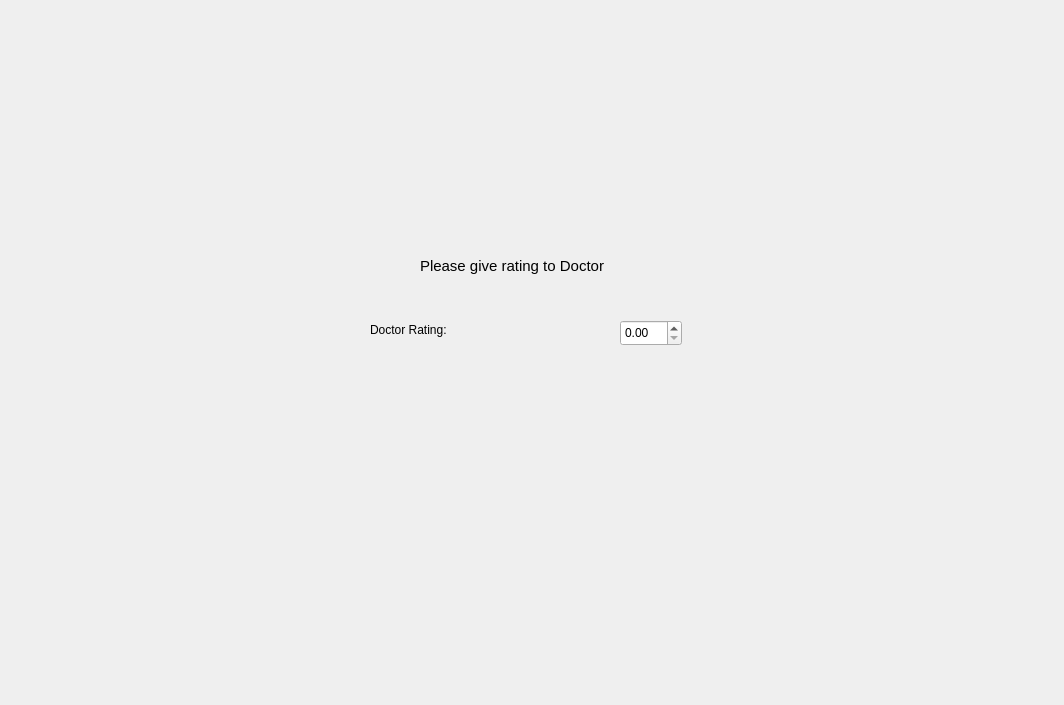
<?xml version="1.0" encoding="UTF-8"?>
<ui version="4.0">
 <class>Rating</class>
 <widget class="QDialog" name="Rating">
  <property name="geometry">
   <rect>
    <x>0</x>
    <y>0</y>
    <width>1064</width>
    <height>705</height>
   </rect>
  </property>
  <property name="windowTitle">
   <string>Dialog</string>
  </property>
  <widget class="QLabel" name="label">
   <property name="geometry">
    <rect>
     <x>370</x>
     <y>320</y>
     <width>191</width>
     <height>20</height>
    </rect>
   </property>
   <property name="text">
    <string>Doctor Rating:</string>
   </property>
  </widget>
  <widget class="QDoubleSpinBox" name="doubleSpinBox">
   <property name="geometry">
    <rect>
     <x>620</x>
     <y>320</y>
     <width>62</width>
     <height>26</height>
    </rect>
   </property>
  </widget>
  <widget class="QLabel" name="label_2">
   <property name="geometry">
    <rect>
     <x>420</x>
     <y>230</y>
     <width>291</width>
     <height>71</height>
    </rect>
   </property>
   <property name="font">
    <font>
     <pointsize>11</pointsize>
    </font>
   </property>
   <property name="text">
    <string>Please give rating to Doctor</string>
   </property>
  </widget>
 </widget>
 <resources/>
 <connections/>
</ui>
